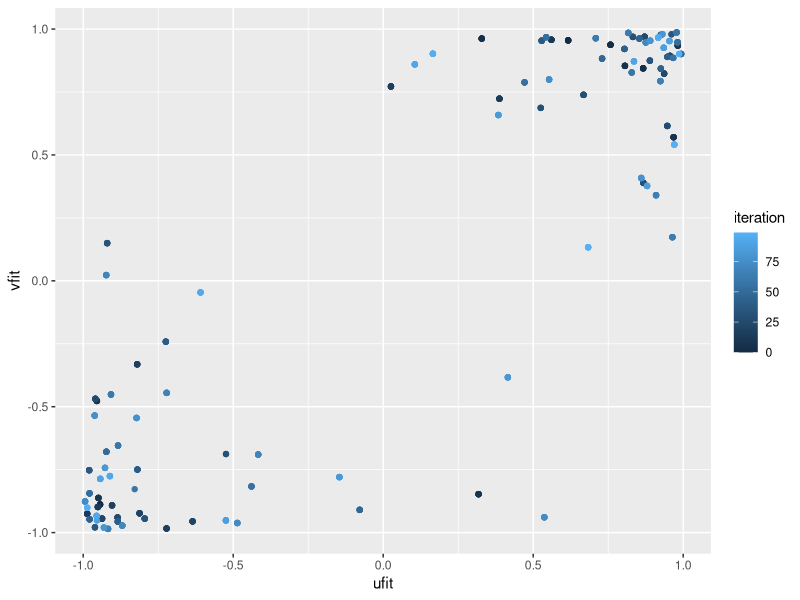

R code for this plot: (Note: this script raises an error after producing the figure.)
## ---- chunk 1
knitr::opts_chunk$set(echo = TRUE)
## ---- chunk 2
library(tidyverse)
## ---- chunk 3
df <- read.csv("./symdecomp.csv")
df %>% ggplot(aes(ufit, vfit)) +
    geom_point(aes(color = iteration))
## ---- chunk 4
df %>% ggplot(aes(ufit, vfit, color=factor(iteration))) + 
    facet_wrap(aes(group = iteration), nrow = 2) +
    geom_point()

df %>% ggplot(aes(ufit)) + 
    facet_wrap(aes(group = iteration), nrow = 2) +
    geom_histogram(binwidth = 0.1)
## ---- chunk 5
df %>% 
    group_by(iteration)
